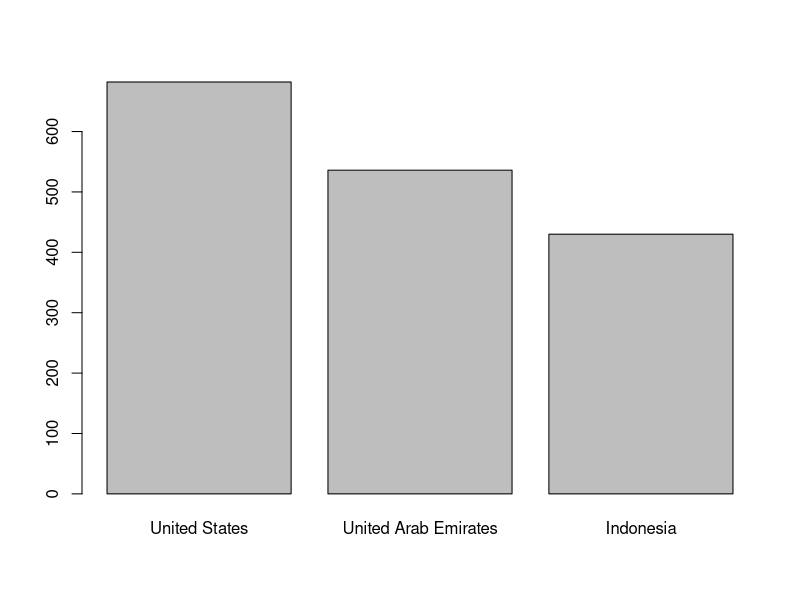
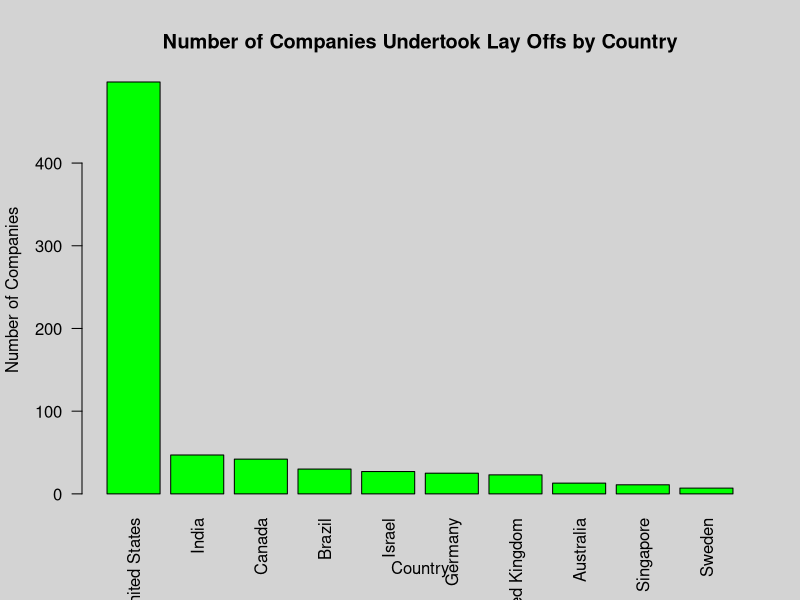
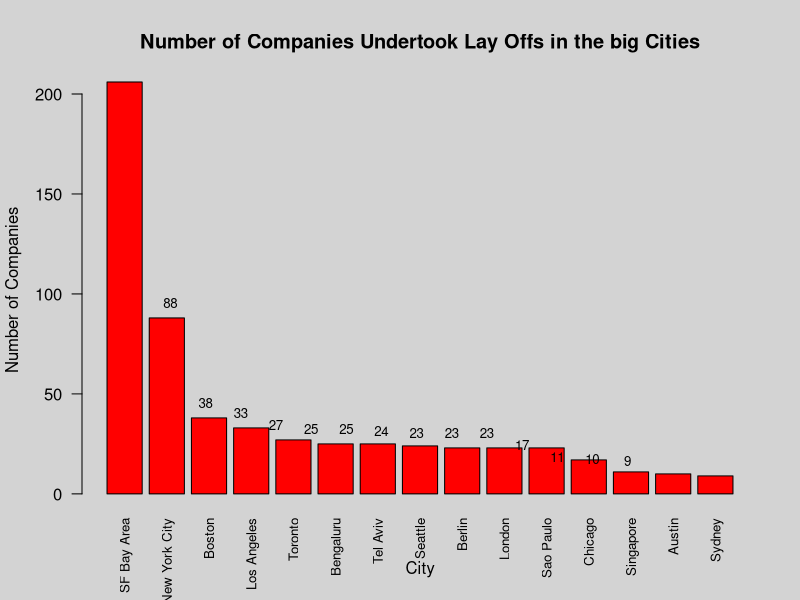
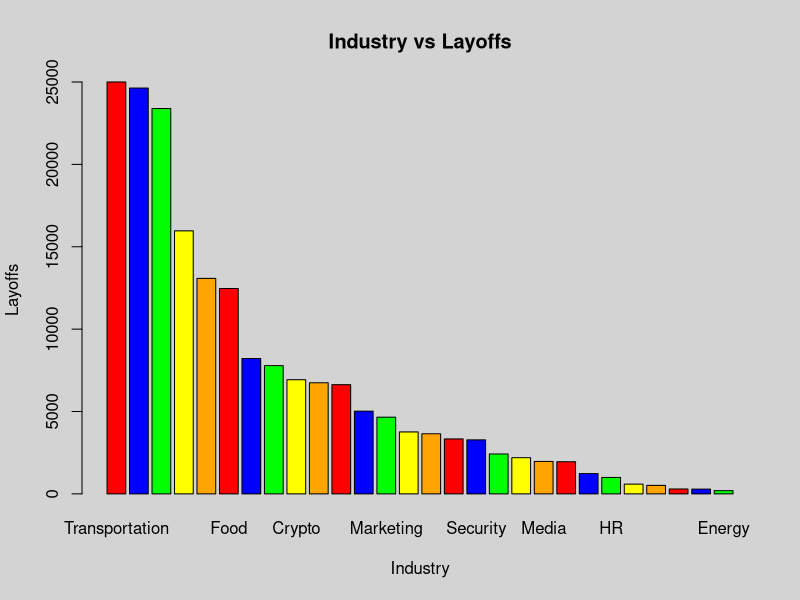

Write R code to recreate these figures, in order.
## ---- chunk 1
#| label: setup
#| warning: false
library(tidyverse)
library(ggplot2)
library(lubridate)
library(readxl)
library(purrr)
library(dplyr)
knitr::opts_chunk$set(echo = TRUE, warning=FALSE, message=FALSE)

knitr::opts_chunk$set(echo = TRUE)
## ---- chunk 2
# data frame
df <- read.csv("_data/layoffs.csv")
head(df)
## ---- chunk 3
# Get the last six rows of df
tail(df)
## ---- chunk 4
sapply(df, class)
## ---- chunk 5
# Use sapply to apply a lambda function to each column in the df data frame
missing_counts <- sapply(df, function(x) {
  # Within the lambda function, we will use the sum and is.na functions to count the number of missing values in x
  sum(is.na(x))
})
# then finally we will print the resulting vector of missing value counts
missing_counts
## ---- chunk 6
# Use the drop_na function to remove rows with missing values from the df
df <- df %>% drop_na()
# Using sapply to apply a lambda function to each column in the df
missing_counts <- sapply(df, function(x) {
# Within the lambda function, use the sum and is.na functions to count the number of missing values in x
  sum(is.na(x))
})
# then finally we will print the resulting vector of missing value counts
missing_counts
## ---- chunk 7
df <- df %>% mutate_if(is.character,as.factor)
glimpse(df)
## ---- chunk 8
n_distinct(df$company)
## ---- chunk 9
# Convert the date column to a year column and a month column
df$yrs <- strftime(df$date,'%Y') %>% as.factor()  # extract year from date and convert to a factor
df$mnt <- strftime(df$date,'%m') %>% as.factor()  # extract month from date and convert to a factor
## ---- chunk 10
#mean will calculates the average  
mean(df$total_laid_off)
#median will calculates the median
median(df$total_laid_off)
#sd will calculates the standard deviation
sd(df$total_laid_off)
## ---- chunk 11
fig <- function(width, height) {
  # Set the width and height options for the plot
  options(repr.plot.width = width, repr.plot.height = height)
}
# Call it
fig(20, 10)
## ---- chunk 12
# we will group the data here by country and year, and summarize the mean total_laid_off for each group
df_summarized <- df %>%
  group_by(country, yrs) %>%
  summarize(avgLayoffs = round(mean(total_laid_off), 0)) %>%
  # now we will sort the data by avgLayoffs in descending order
  arrange(desc(avgLayoffs)) %>%
  head(3)
# create a bar plot of the avgLayoffs
barplot(df_summarized$avgLayoffs, names.arg = df_summarized$country, main = "", xlab = "", ylab = "")
## ---- chunk 13
# Get the number of unique values in the 'location' column
print(length(unique(df$location)))

# Get the unique values in the 'location' column
unique(df$location)

## ---- chunk 14
# Get the number of unique values in the 'industry' column
print(length(unique(df$industry)))

# Get the unique values in the 'industry' column
unique(df$industry)
## ---- chunk 15
unique(df$stage)
## ---- chunk 16
# Total how many unique countries are there in the dataset
unique(df$country)
## ---- chunk 17
# Total how many unique companies are there in the dataset
length(unique(df$company))
## ---- chunk 18
# Convert the 'date' column to a date data type
df$date <- as.Date(df$date)

# Extract the month and year from the 'date' column
df$month <- month(df$date)
df$year <- year(df$date)

## ---- chunk 19
# Select rows that are duplicates
duplicate_rows <- df[duplicated(df),]

# Remove duplicate rows from the data frame
df <- df[!duplicated(df),]

## ---- chunk 20
df$stage <- ifelse(is.na(df$stage), "Unknown", df$stage)
## ---- chunk 21
colSums(is.na(df))
## ---- chunk 22
summary(df)
## ---- chunk 23
subset(df, percentage_laid_off == 1)
## ---- chunk 24
head(df, 2)
colSums(is.na(df))
## ---- chunk 25
dim(df)
## ---- chunk 26
df[df$company == "Lyft", ]

## ---- chunk 27
head(df, n = 2)
colSums(is.na(df))
## ---- chunk 28
df <- df %>% drop_na()
df %>% sapply(function(x)sum(is.na(x)))
## ---- chunk 29
df <- df %>% mutate_if(is.character,as.factor)
glimpse(df)
## ---- chunk 30
df$yrs <- strftime(df$date,'%Y') %>% as.factor()
df$mnt <- strftime(df$date,'%m') %>% as.factor()
## ---- chunk 31
fig <- function(width,height){
    options(repr.plot.width=width,repr.plot.height=height)
}
fig(20,10)
## ---- chunk 32
# select the top 5 rows of the data frame based on the values in the "total_laid_off" column
top_companies <- top_n(df, 5, total_laid_off)

## ---- chunk 33
par(bg = "lightgray")
# group the data by country and count the number of unique companies
layoff_by_country <- df %>% group_by(country) %>% summarize(no_of_companies = n_distinct(company)) %>%
  arrange(desc(no_of_companies)) %>% head(10)

# create the bar plot using barplot
barplot(layoff_by_country$no_of_companies, main = "Number of Companies Undertook Lay Offs by Country",
        xlab = "Country", ylab = "Number of Companies", col = "green",
        names.arg = layoff_by_country$country, las = 2)

## ---- chunk 34
par(bg = "lightgray")
# group the data by location and count the number of unique companies
layoff_by_city <- df %>% group_by(location) %>% summarize(no_of_companies = n_distinct(company)) %>%
  arrange(desc(no_of_companies)) %>% head(15)

# create the bar plot using barplot
barplot(layoff_by_city$no_of_companies, main = "Number of Companies Undertook Lay Offs in the big Cities",
        xlab = "City", ylab = "Number of Companies", col = "red",
        names.arg = layoff_by_city$location, las = 2, cex.names = 0.8)

# add the number of companies to each bar using the text function
text(x = 1:length(layoff_by_city$no_of_companies), y = layoff_by_city$no_of_companies,
     labels = layoff_by_city$no_of_companies, pos = 3.9, cex = 0.8)

## ---- chunk 35
top_industry_wise <- df %>%
  group_by(industry) %>%
  summarise(total_laid_off = sum(total_laid_off)) %>%
  arrange(desc(total_laid_off))

## ---- chunk 36
dim(top_industry_wise)
## ---- chunk 37
par(bg = "lightgray")
colors <- c("red", "blue", "green", "yellow", "orange")
barplot(top_industry_wise$total_laid_off, names.arg = top_industry_wise$industry,
        xlab = "Industry", ylab = "Layoffs", main = "Industry vs Layoffs", col = colors)
